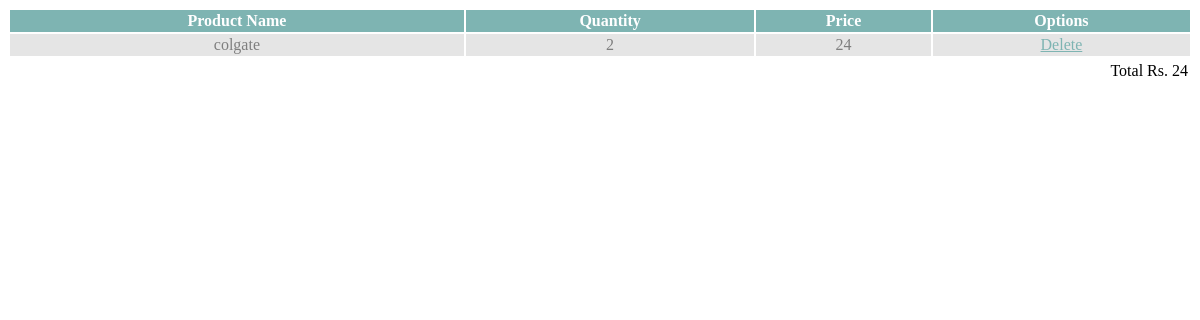
The page /transtable.php on the database as committed earlier.
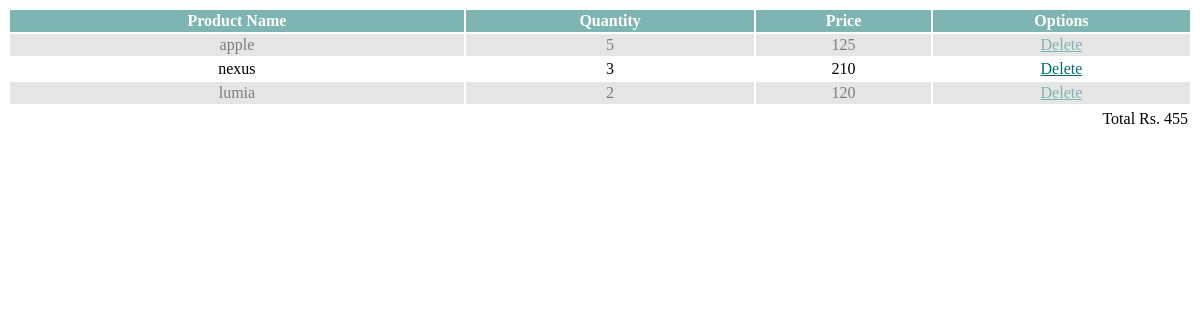
The same page on the database as committed later.
### tables this page shows
CREATE TABLE `transaction` (
  `p_name` varchar(40) NOT NULL,
  `pid` int(11) NOT NULL,
  `quantity` int(11) NOT NULL DEFAULT '1',
  `price` int(11) NOT NULL,
  `id` int(11) NOT NULL
);

### transtable.php (the view, shortened to what this page needs)
<?php
	$translist = mysql_query("select * from transaction");
	$transmax = mysql_query("select sum(price) from transaction");
	$transmax = mysql_fetch_array($transmax);
	if(mysql_num_rows($translist)){
		echo "<table id='list' style='width:100%'>
		  <tr><th>Product Name</th><th>Quantity</th><th>Price</th><th>Options</th></tr>";
		while($row = mysql_fetch_array($translist)){
			echo "<tr><td>{$row['p_name']}</td><td>{$row['quantity']}</td><td>{$row['price']}</td>
			<td><a href='javascript:delData({$row['id']})'>Delete</a></td>
			</tr>";
		}echo "</table><table style='width:100%'><tr><td style='float:right'>Total Rs. {$transmax['sum(price)']}</td></tr></table>";
	}
	else echo "No items added yet.";
?>

Rows that differ between the two databases and show on the page:
removed transaction: p_name "colgate", quantity "2", price "24"
added transaction: p_name "apple", quantity "5", price "125"
added transaction: p_name "nexus", quantity "3", price "210"
added transaction: p_name "lumia", quantity "2", price "120"
Other text that changed with them:
$transmax['sum(price)']: "24" → "455"
